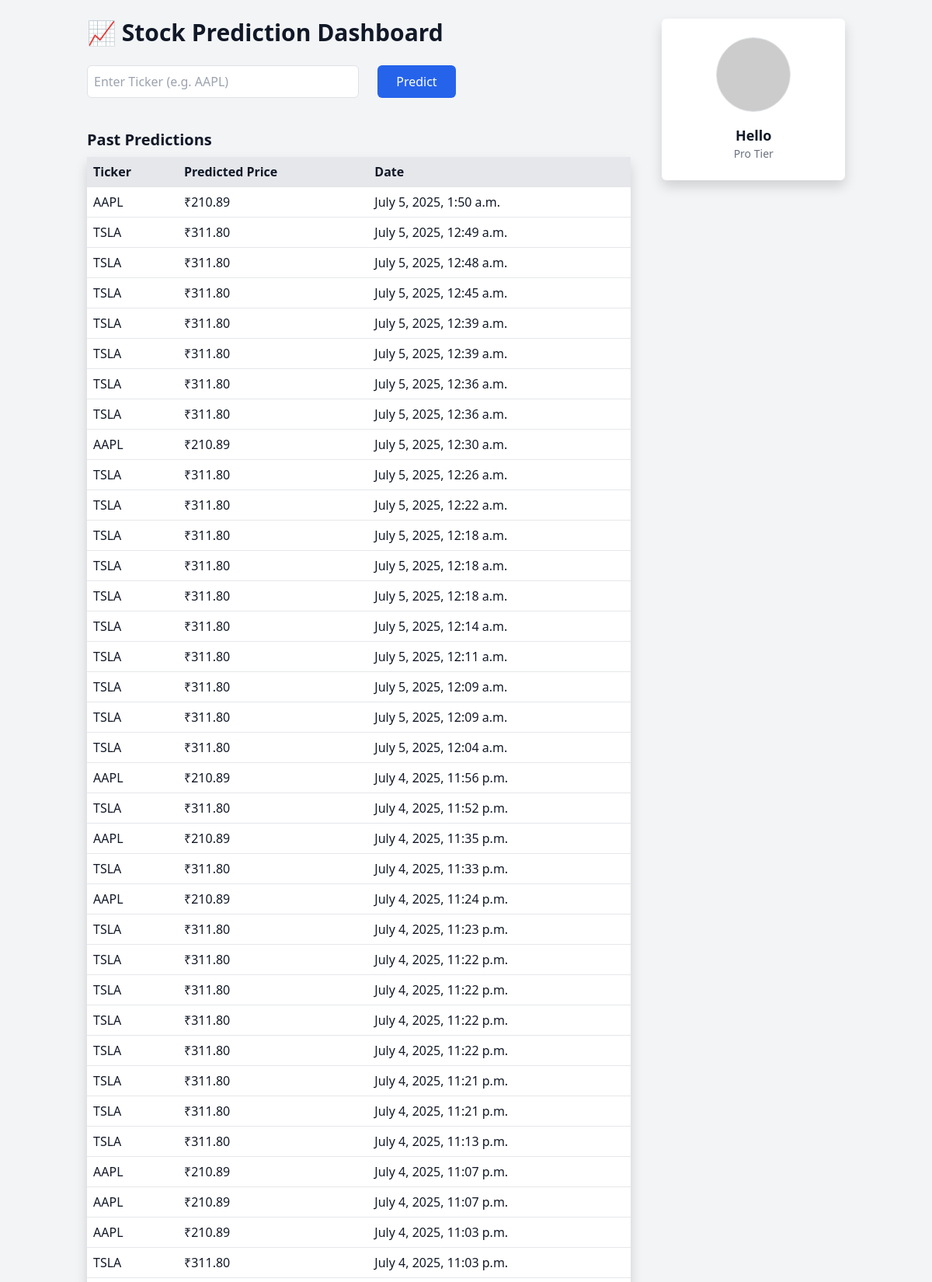
The app's page /api/v1/dashboard/ (signed in, upper part) with its own data.
### core/models.py (models this page shows, shortened)
class Prediction(models.Model):
    user = models.ForeignKey(User, on_delete=models.CASCADE)
    ticker = models.CharField(max_length=10)
    created_at = models.DateTimeField(auto_now_add=True)
    next_day_price = models.FloatField()
    metrics = models.JSONField()
    plot1_url = models.CharField(max_length=255)
    plot2_url = models.CharField(max_length=255)

class UserProfile(models.Model):
    user = models.OneToOneField(User, on_delete=models.CASCADE)
    tier = models.CharField(
        max_length=10,
        choices=[("free", "Free"), ("pro", "Pro")],
        default="free"
    )
    predictions_today = models.IntegerField(default=0)
    last_reset = models.DateField(auto_now_add=True)

### core/views/prediction_views.py (the view)
# urls.py: path('dashboard/', dashboard, name='dashboard'),
@login_required
def dashboard(request):
    user = request.user
    profile, created = UserProfile.objects.get_or_create(user=user)
    predictions = Prediction.objects.filter(user=user).order_by('-created_at')
    return render(request, "dashboard.html", {
        "predictions": predictions,
        "profile": profile
    })

### core/templates/dashboard.html (shortened to what this page needs)
<link href="https://cdn.jsdelivr.net/npm/bootstrap@5.3.7/dist/css/bootstrap.min.css" rel="stylesheet">
{% extends 'base.html' %} {% block title %}Dashboard{% endblock %} {% block content %}
<div class="flex justify-between items-start gap-10">
    <div class="w-3/4">
        <h1 class="text-3xl font-bold mb-6">📈 Stock Prediction Dashboard</h1>
        <form id="predict-form" class="flex gap-4 mb-4">
            <input type="text" id="ticker-input" placeholder="Enter Ticker (e.g. AAPL)" class="border p-2 rounded w-1/2" required>
            <button type="submit" class="bg-blue-600 text-white px-4 py-2 rounded">Predict</button>
        </form>
        <h2 class="text-xl font-semibold mt-10 mb-2">Past Predictions</h2>
        <table class="table-auto w-full bg-white shadow rounded">
            <thead class="bg-gray-200">
                <tr>
                    <th class="p-2">Ticker</th>
                    <th class="p-2">Predicted Price</th>
                    <th class="p-2">Date</th>
                </tr>
            </thead>
            <tbody>
                {% for prediction in predictions %}
                <tr class="border-t">
                    <td class="p-2">{{ prediction.ticker }}</td>
                    <td class="p-2">₹{{ prediction.next_day_price|floatformat:2 }}</td>
                    <td class="p-2">{{ prediction.created_at }}</td>
                </tr>
                {% empty %}
                <tr>
                    <td colspan="3" class="text-center p-2">No predictions yet.</td>
                </tr>
                {% endfor %}
            </tbody>
        </table>
    </div>
    <div class="w-1/4 bg-white p-4 shadow rounded text-center">
        <img src="https://ui-avatars.com/api/?name={{ request.user.username }}&background=random&size=128" alt="Avatar" class="w-24 h-24 mx-auto rounded-full border mb-3">
        <h2 class="text-lg font-semibold">{{ request.user.username }}</h2>
        <p class="text-sm text-gray-500 capitalize">{{ profile.tier }} tier</p>
    </div>
</div>
{% endblock %}

### records on screen
Prediction: ticker "AAPL", next_day_price "210.89", created_at "July 5, 2025, 1:50 a.m."
Prediction: ticker "TSLA", next_day_price "311.80", created_at "July 5, 2025, 12:49 a.m."
Prediction: ticker "TSLA", next_day_price "311.80", created_at "July 5, 2025, 12:48 a.m."
Prediction: ticker "TSLA", next_day_price "311.80", created_at "July 5, 2025, 12:45 a.m."
Prediction: ticker "TSLA", next_day_price "311.80", created_at "July 5, 2025, 12:39 a.m."
Prediction: ticker "TSLA", next_day_price "311.80", created_at "July 5, 2025, 12:39 a.m."
Prediction: ticker "TSLA", next_day_price "311.80", created_at "July 5, 2025, 12:36 a.m."
Prediction: ticker "TSLA", next_day_price "311.80", created_at "July 5, 2025, 12:36 a.m."
Prediction: ticker "AAPL", next_day_price "210.89", created_at "July 5, 2025, 12:30 a.m."
Prediction: ticker "TSLA", next_day_price "311.80", created_at "July 5, 2025, 12:26 a.m."
Prediction: ticker "TSLA", next_day_price "311.80", created_at "July 5, 2025, 12:22 a.m."
Prediction: ticker "TSLA", next_day_price "311.80", created_at "July 5, 2025, 12:18 a.m."
Prediction: ticker "TSLA", next_day_price "311.80", created_at "July 5, 2025, 12:18 a.m."
Prediction: ticker "TSLA", next_day_price "311.80", created_at "July 5, 2025, 12:18 a.m."
Prediction: ticker "TSLA", next_day_price "311.80", created_at "July 5, 2025, 12:14 a.m."
Prediction: ticker "TSLA", next_day_price "311.80", created_at "July 5, 2025, 12:11 a.m."
Prediction: ticker "TSLA", next_day_price "311.80", created_at "July 5, 2025, 12:09 a.m."
Prediction: ticker "TSLA", next_day_price "311.80", created_at "July 5, 2025, 12:09 a.m."
Prediction: ticker "TSLA", next_day_price "311.80", created_at "July 5, 2025, 12:04 a.m."
Prediction: ticker "AAPL", next_day_price "210.89", created_at "July 4, 2025, 11:56 p.m."
Prediction: ticker "TSLA", next_day_price "311.80", created_at "July 4, 2025, 11:52 p.m."
Prediction: ticker "AAPL", next_day_price "210.89", created_at "July 4, 2025, 11:35 p.m."
Prediction: ticker "TSLA", next_day_price "311.80", created_at "July 4, 2025, 11:33 p.m."
Prediction: ticker "AAPL", next_day_price "210.89", created_at "July 4, 2025, 11:24 p.m."
Prediction: ticker "TSLA", next_day_price "311.80", created_at "July 4, 2025, 11:23 p.m."
Prediction: ticker "TSLA", next_day_price "311.80", created_at "July 4, 2025, 11:22 p.m."
Prediction: ticker "TSLA", next_day_price "311.80", created_at "July 4, 2025, 11:22 p.m."
Prediction: ticker "TSLA", next_day_price "311.80", created_at "July 4, 2025, 11:22 p.m."
Prediction: ticker "TSLA", next_day_price "311.80", created_at "July 4, 2025, 11:22 p.m."
Prediction: ticker "TSLA", next_day_price "311.80", created_at "July 4, 2025, 11:21 p.m."
Prediction: ticker "TSLA", next_day_price "311.80", created_at "July 4, 2025, 11:21 p.m."
Prediction: ticker "TSLA", next_day_price "311.80", created_at "July 4, 2025, 11:13 p.m."
Prediction: ticker "AAPL", next_day_price "210.89", created_at "July 4, 2025, 11:07 p.m."
Prediction: ticker "AAPL", next_day_price "210.89", created_at "July 4, 2025, 11:07 p.m."
Prediction: ticker "AAPL", next_day_price "210.89", created_at "July 4, 2025, 11:03 p.m."
Prediction: ticker "TSLA", next_day_price "311.80", created_at "July 4, 2025, 11:03 p.m."
UserProfile: tier "Pro"

### other values on screen
{{ request.user.username }} "Hello"
